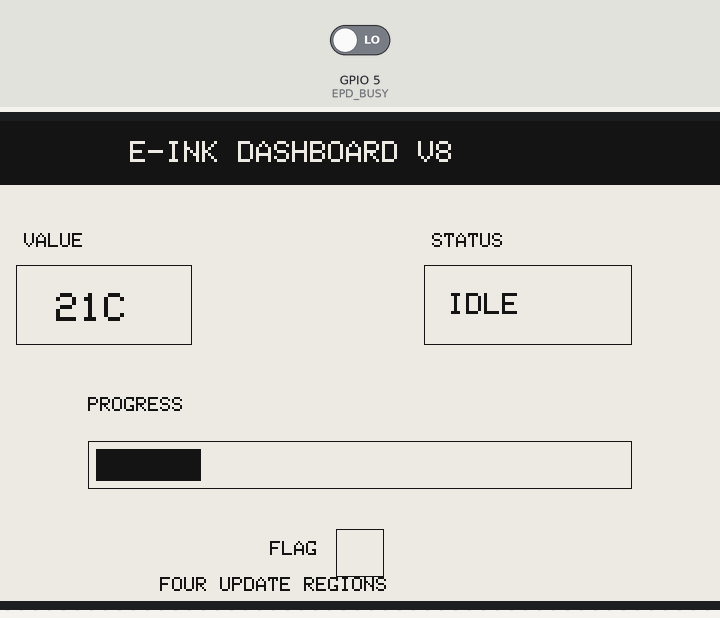
This sketch was run on a simulated ESP32. On the bench: 800×480 one-colour display. The test bench sets the inputs (shaded band); at power-on: GPIO 5 (EPD_BUSY) LOW. What the sketch prints to the serial monitor is not drawn.

Above: at 6.1 s.
At 11.7 s:
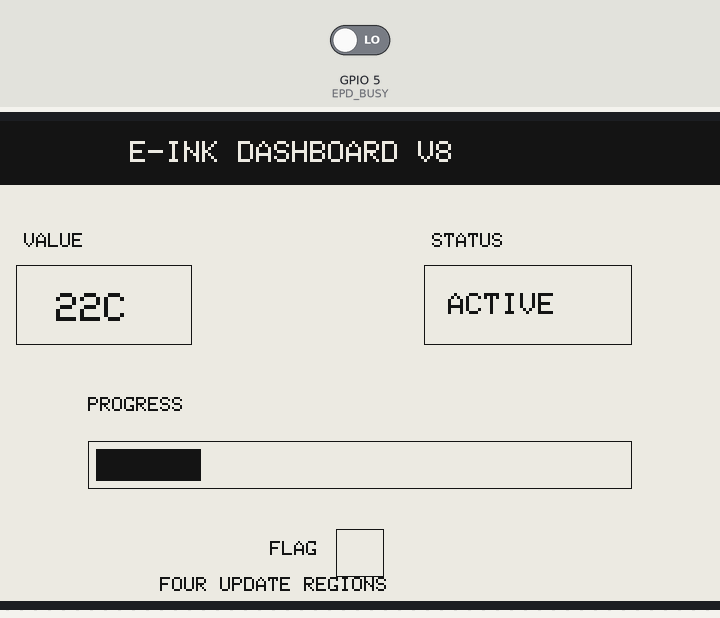
At 16.5 s:
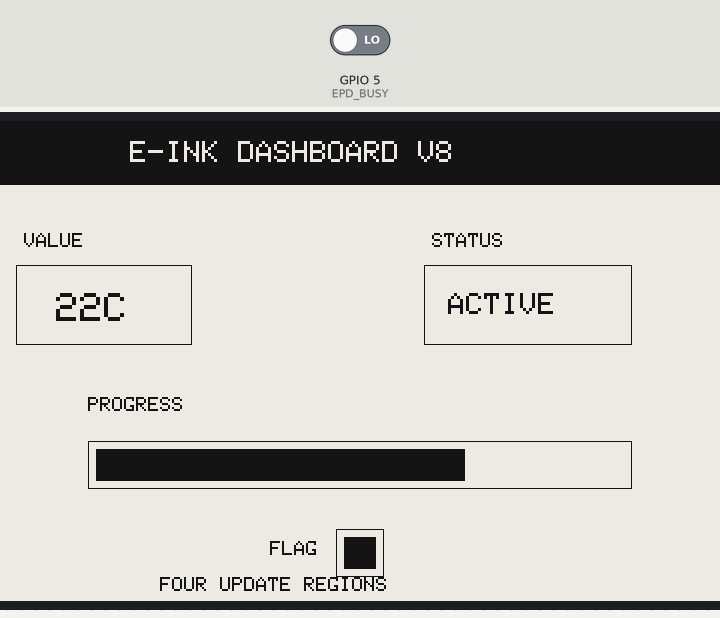
At 18.9 s:
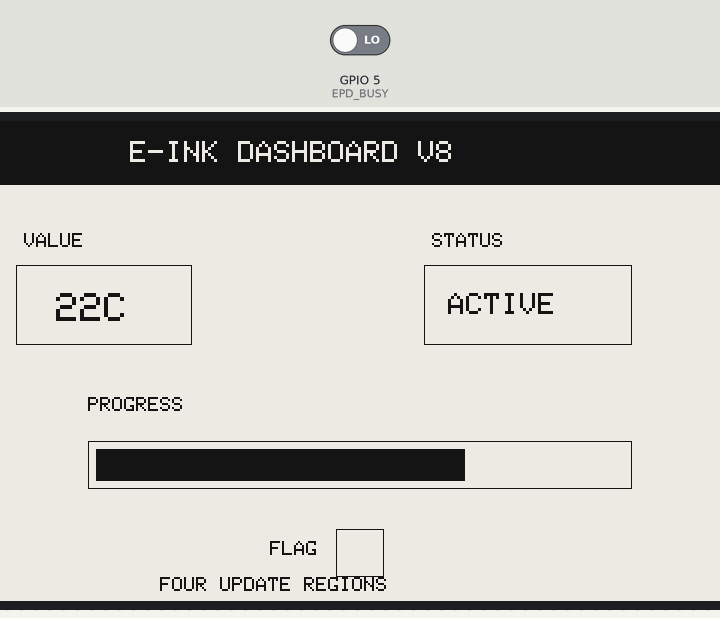

Measured:
- what the display in image 1 shows lasts 2.4 s, from 11.7 s to 14.1 s

The sketch:

03_multi_region_v8.ino
```cpp
/*
  TEST 03 — Independent dashboard update regions (based on V8)
  STATUS: EXPERIMENTAL — user said "worked approximately well" on 2026-10-29.
  PURPOSE: Update four different areas (number, text, bar, black/white flag).
  EXPECTED: 5 partial changes, then a full refresh to clean up artifacts.
  SERIAL: 115200 baud; log each partial window's timing.
  REQUIRED: GxEPD2 + Adafruit GFX.
  PIN MAP: BUSY=5, RST=6, DC=7, CS=10, MOSI=11, SCK=12.
  NOTE: Keep this separate from the V6/V7 PASSED reference tests.
  TODO: Inspect alignment/text rendering and revise only after re-testing.
*/
#include <Arduino.h>
#include <SPI.h>
#include <GxEPD2_BW.h>

#define EPD_CS    10
#define EPD_DC     7
#define EPD_RST    6
#define EPD_BUSY   5
#define EPD_SCK   12
#define EPD_MOSI  11

GxEPD2_BW<
  GxEPD2_750_GDEY075T7,
  GxEPD2_750_GDEY075T7::HEIGHT
> display(GxEPD2_750_GDEY075T7(EPD_CS, EPD_DC, EPD_RST, EPD_BUSY));

// X and width must align to multiples of 8 for monochrome update windows.
const int WX[] = {64, 472, 136, 384};
const int WY[] = {152, 152, 328, 416};
const int WW[] = {160, 192, 528, 32};
const int WH[] = {64, 64, 32, 32};

volatile uint32_t busyTransitions = 0;
void IRAM_ATTR busyChanged() { busyTransitions++; }

void drawStatic() {
  display.fillScreen(GxEPD_WHITE);
  display.fillRect(0, 0, 800, 64, GxEPD_BLACK);
  display.setTextColor(GxEPD_WHITE);
  display.setTextSize(3);
  display.setCursor(170, 20);
  display.print("E-INK DASHBOARD V8");

  display.setTextColor(GxEPD_BLACK);
  display.setTextSize(2);
  display.setCursor(64, 112);
  display.print("VALUE");
  display.drawRect(56, 144, 176, 80, GxEPD_BLACK);

  display.setCursor(472, 112);
  display.print("STATUS");
  display.drawRect(464, 144, 208, 80, GxEPD_BLACK);

  display.setCursor(128, 276);
  display.print("PROGRESS");
  display.drawRect(128, 320, 544, 48, GxEPD_BLACK);

  display.setCursor(310, 420);
  display.print("FLAG");
  display.drawRect(376, 408, 48, 48, GxEPD_BLACK);

  display.setTextSize(2);
  display.setCursor(200, 456);
  display.print("FOUR UPDATE REGIONS");
}

void drawRegion(int region, int value) {
  // Remove previous pixels before drawing this region's replacement.
  display.fillRect(WX[region], WY[region], WW[region], WH[region], GxEPD_WHITE);
  display.setTextColor(GxEPD_BLACK);

  switch (region) {
    case 0:
      display.setTextSize(4);
      display.setCursor(96, 172);
      display.print(value);
      display.print("C");
      break;
    case 1:
      display.setTextSize(3);
      display.setCursor(488, 172);
      display.print(value == 0 ? "IDLE" : "ACTIVE");
      break;
    case 2:
      // Use integer arithmetic, fill the interior of the progress-bar border.
      display.fillRect(WX[2], WY[2], WW[2] * value / 100, WH[2], GxEPD_BLACK);
      break;
    case 3:
      if (value == 1) {
        display.fillRect(WX[3], WY[3], WW[3], WH[3], GxEPD_BLACK);
      }
      break;
  }
}

void drawDashboard(bool finalState) {
  drawStatic();
  drawRegion(0, finalState ? 22 : 21);
  drawRegion(1, finalState ? 1 : 0);
  drawRegion(2, finalState ? 70 : 20);
  drawRegion(3, 0);  // After the test, flag returns to white.
}

void fullRefresh(bool finalState) {
  display.setFullWindow();
  uint32_t started = millis();
  display.firstPage();
  do {
    drawDashboard(finalState);
  } while (display.nextPage());
  Serial.printf("FULL refresh: %lu ms\n", (unsigned long)(millis() - started));
}

void updatePartial(int region, int value, const char* label) {
  Serial.print("Updating: ");
  Serial.println(label);
  display.setPartialWindow(WX[region], WY[region], WW[region], WH[region]);
  uint32_t started = millis();
  uint32_t before = busyTransitions;

  display.firstPage();
  do {
    drawRegion(region, value);
  } while (display.nextPage());

  Serial.printf("Window: %d x %d; duration: %lu ms; BUSY transitions: %lu\n",
                WW[region], WH[region], (unsigned long)(millis() - started),
                (unsigned long)(busyTransitions - before));
}

void setup() {
  Serial.begin(115200);
  delay(2000);
  Serial.println("=== DISPLAY TEST V8 (EXPERIMENTAL) ===");

  pinMode(EPD_BUSY, INPUT);
  attachInterrupt(digitalPinToInterrupt(EPD_BUSY), busyChanged, CHANGE);
  SPI.begin(EPD_SCK, -1, EPD_MOSI, EPD_CS);
  display.epd2.selectSPI(SPI, SPISettings(2000000, MSBFIRST, SPI_MODE0));
  display.init(115200);
  display.setRotation(0);

  Serial.println("Initial full refresh...");
  fullRefresh(false);
  delay(2000);

  updatePartial(0, 22, "VALUE 21C -> 22C");
  delay(1200);
  updatePartial(1, 1, "STATUS IDLE -> ACTIVE");
  delay(1200);
  updatePartial(2, 70, "PROGRESS 20 -> 70");
  delay(1200);
  updatePartial(3, 1, "FLAG WHITE -> BLACK");
  delay(1200);
  updatePartial(3, 0, "FLAG BLACK -> WHITE");
  delay(1200);

  Serial.println("Final full refresh...");
  fullRefresh(true);
  display.hibernate();
  Serial.println("=== TEST V8 COMPLETE ===");
}

void loop() {
  // Test is intentionally one-shot to avoid unnecessary panel wear.
}
```
